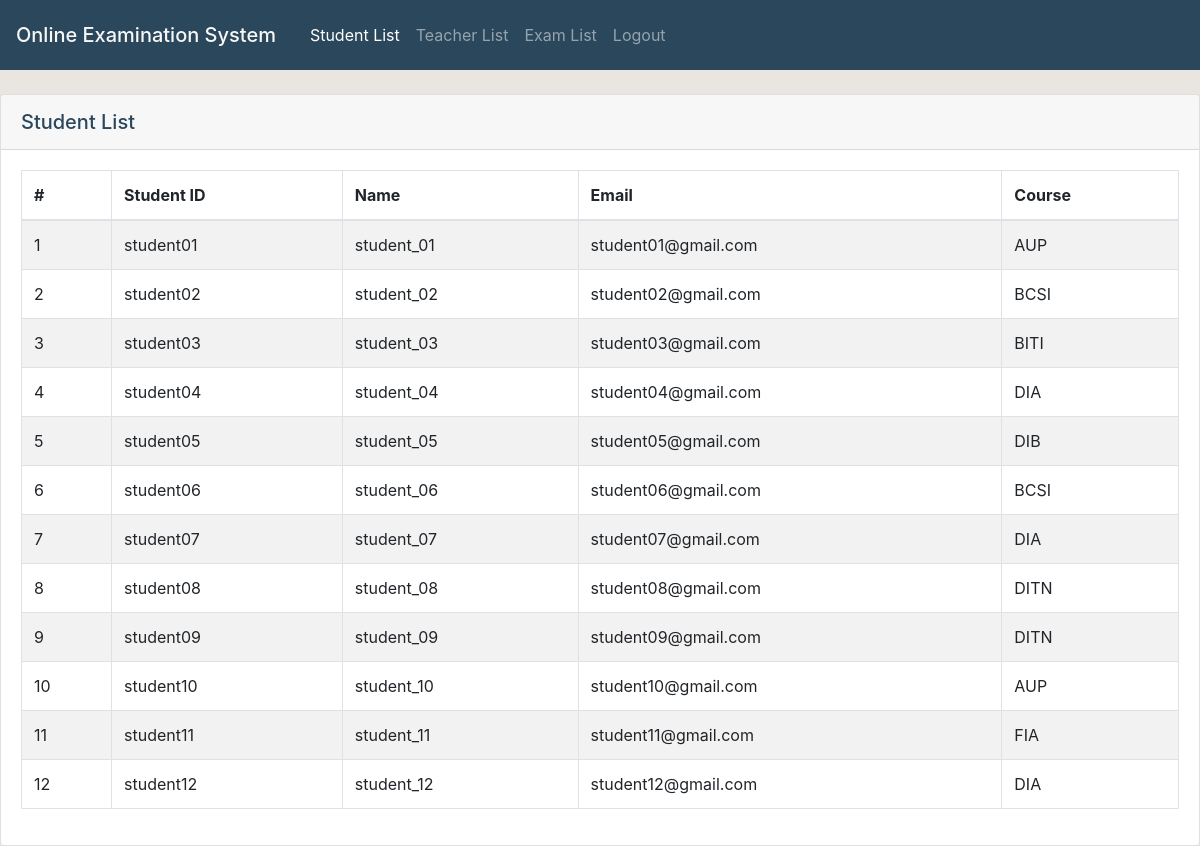
The app's page /adminHome.php?nav=studentList, older data.
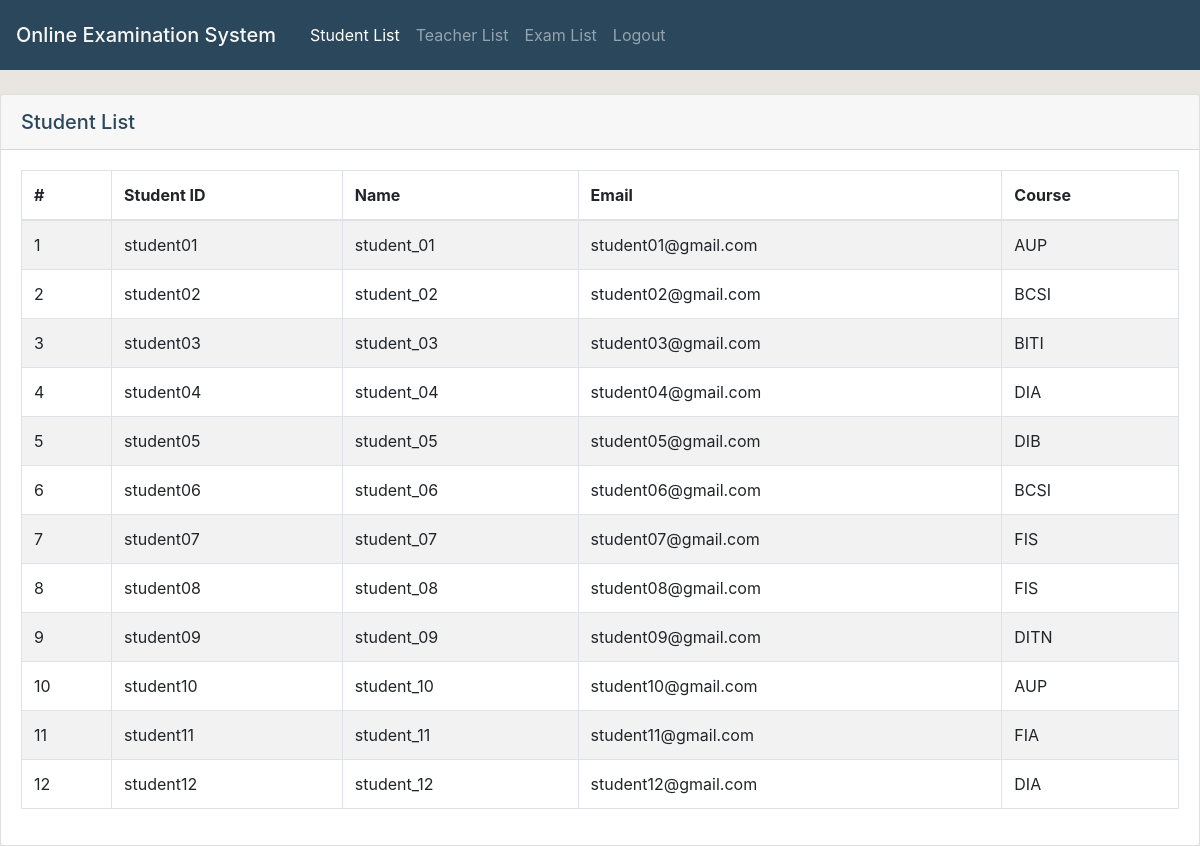
The same page, newer data.
### tables this page shows
CREATE TABLE `student` (
  `studentID` varchar(10) NOT NULL,
  `studentName` varchar(40) NOT NULL,
  `email` varchar(50) NOT NULL,
  `courseID` varchar(10) NOT NULL,
  `password_hash` char(60) NOT NULL
);

### studentList.php (the view)
<div class="card">
    <div class="card-header" style="font-size: 20px; font-weight: 500;">
        Student List
    </div>
    <div class="card-body">
        <table class="table table-striped table-bordered" style="width: 100%;" id="student_table" cellspacing="0" width="100%">
            <thead>
                <tr>
                <th scope="col">#</th>
                <th scope="col">Student ID</th>
                <th scope="col">Name</th>
                <th scope="col">Email</th>
                <th scope="col">Course</th>
                </tr>
            </thead>
            <tbody>
            <?php
                $studentQuery = mysqli_query($conn, "SELECT * FROM student");
                $studentRow = mysqli_fetch_row($studentQuery);
                $i = 1;
                do {
                    echo "<tr><td>$i</td>";
                    echo "<td>{$studentRow[0]}</td>";
                    echo "<td>{$studentRow[1]}</td>";
                    echo "<td>{$studentRow[2]}</td>";
                    echo "<td>{$studentRow[3]}</td>";
                    $studentRow = mysqli_fetch_row($studentQuery);
                    $i++;
                } while ($studentRow);
            ?>
            </tbody>
        </table>
    </div>
</div>

### header.php (shortened to what this page needs)
<!DOCTYPE html>
<html>
<head>
    <link rel="stylesheet" href="https://cdn.jsdelivr.net/npm/bootstrap@4.6.0/dist/css/bootstrap.min.css">
    <link rel="stylesheet" href="css/header.css">
    <link rel="stylesheet" href="fonts/icomoon/style.css">
</head>
<body>
    <nav class="navbar navbar-expand-lg navbar-dark navbar-custom">
        <a class="navbar-brand" style="color: #F7F7F7; font-weight: 500;" href="adminHome.php">
            Online Examination System
        </a>
        <div class="collapse navbar-collapse" style="margin-left: 10px;" id="navbarNav">
          <ul class="navbar-nav">
            <?php
              if ($_SESSION["role"] == "admin") {
                echo "<li class='nav-item active'>";
                  echo "<a class='nav-link' href='adminHome.php?nav=studentList'>Student List<span class='sr-only'>(current)</span></a>";
                echo "</li>";
                echo "<li class='nav-item'>";
                  echo "<a class='nav-link' href='adminHome.php?nav=teacherList'>Teacher List</a>";
                echo "</li>";
                echo "<li class='nav-item'>";
                  echo "<a class='nav-link' href='adminHome.php?nav=examList'>Exam List</a>";
                echo "</li>";
                echo "<li class='nav-item'>";
                    echo "<a class='nav-link' href='login.php'>Logout</a>";
                echo "</li>";
              } else if ($_SESSION["role"] == "teacher") {
                echo "<li class='nav-item active'>";
                  echo "<a class='nav-link' href='#'>Upload Test<span class='sr-only'>(current)</span></a>";
                echo "</li>";
                echo "<li class='nav-item'>";
                  echo "<a class='nav-link' href='login.php'>Logout</a>";
                echo "</li>";
              } else if ($_SESSION["role"] == "student") {
                echo "<li class='nav-item active'>";
                  echo "<a class='nav-link' href='#'>Take Test<span class='sr-only'>(current)</span></a>";
                echo "</li>";
                echo "<li class='nav-item'>";
                  echo "<a class='nav-link' href='#'>View History<span class='sr-only'>(current)</span></a>";
                echo "</li>";
                echo "<li class='nav-item'>";
                  echo "<a class='nav-link' href='login.php'>Logout</a>";
                echo "</li>";
              }
            ?>
          </ul>
        </div>
    </nav>
</body>
</html>

### dataTable.php (shortened to what this page needs)
<html>
<head>
    <link rel="stylesheet" type="text/css" href="https://cdn.datatables.net/v/bs4-4.1.1/dt-1.10.18/datatables.min.css"/>
</head>

### adminHome.php (shortened to what this page needs)
<?php
    include "header.php";
    include "dbConnection.php";
    include "dataTable.php";
?>
<body>
<br>
    <?php
        if ($_GET["nav"] == "studentList") {
            include "studentList.php";
        } else if ($_GET["nav"] == "teacherList") {
            include "teacherList.php";
        } else if ($_GET["nav"] == "examList") {
            include "examList.php";
        }
    ?>
</body>
</html>

### css/header.css (style rules this page uses)
body { background-color: #E9E6E1 ; color: #2B475C; }
.navbar-custom { background-color: #2B475C ; height: 70px; }

Row changes from the older to the newer data that the page shows:
changed student "student07": courseID "DIA" → "FIS"
changed student "student08": courseID "DITN" → "FIS"
